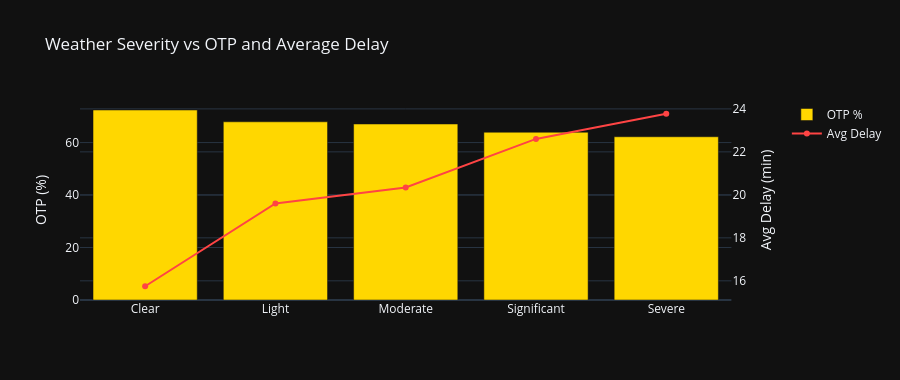

The notebook cell saved with this chart:
### Markdown cell above
## 4. Weather Correlation Analysis

### Code cell
# Bin weather severity and compute OTP
if 'weather_severity' in operated.columns:
    operated['severity_bin'] = pd.cut(
        operated['weather_severity'].fillna(0),
        bins=[-0.1, 0.5, 2.0, 4.0, 6.0, 10.1],
        labels=['Clear', 'Light', 'Moderate', 'Significant', 'Severe']
    )
    weather_otp = (
        operated.groupby('severity_bin', observed=True)
        .agg(
            otp_pct=('ArrDel15', lambda x: (x == 0).mean() * 100),
            avg_delay=('ArrDelay', 'mean'),
            count=('ArrDel15', 'count')
        )
        .reset_index()
    )

    fig = make_subplots(specs=[[{'secondary_y': True}]])
    fig.add_trace(
        go.Bar(x=weather_otp['severity_bin'], y=weather_otp['otp_pct'],
               name='OTP %', marker_color=SPIRIT_YELLOW),
        secondary_y=False
    )
    fig.add_trace(
        go.Scatter(x=weather_otp['severity_bin'], y=weather_otp['avg_delay'],
                   name='Avg Delay', mode='lines+markers',
                   line=dict(color='#FF4444', width=2)),
        secondary_y=True
    )
    fig.update_yaxes(title_text='OTP (%)', secondary_y=False)
    fig.update_yaxes(title_text='Avg Delay (min)', secondary_y=True)
    fig.update_layout(
        template=TEMPLATE,
        title='Weather Severity vs OTP and Average Delay',
        height=380
    )
    fig.show()
else:
    print('Weather severity column not in dataset — run ETL first.')

### Figure 1 — Plotly figure (JSON) as saved in the notebook; plotly's stock layout.template omitted (floating-point values rounded to 4 significant figures)
{"data": [{"marker": {"color": "#FFD700"}, "name": "OTP %", "type": "bar", "x": ["Clear", "Light", "Moderate", "Significant", "Severe"], "xaxis": "x", "y": [72.42, 67.92, 67.08, 63.95, 62.22], "yaxis": "y"}, {"line": {"color": "#FF4444", "width": 2}, "mode": "lines+markers", "name": "Avg Delay", "type": "scatter", "x": ["Clear", "Light", "Moderate", "Significant", "Severe"], "xaxis": "x", "y": [15.75, 19.6, 20.34, 22.6, 23.77], "yaxis": "y2"}], "layout": {"height": 380, "title": {"text": "Weather Severity vs OTP and Average Delay"}, "xaxis": {"anchor": "y", "domain": [0, 0.94]}, "yaxis": {"anchor": "x", "domain": [0, 1], "title": {"text": "OTP (%)"}}, "yaxis2": {"anchor": "x", "overlaying": "y", "side": "right", "title": {"text": "Avg Delay (min)"}}}}
